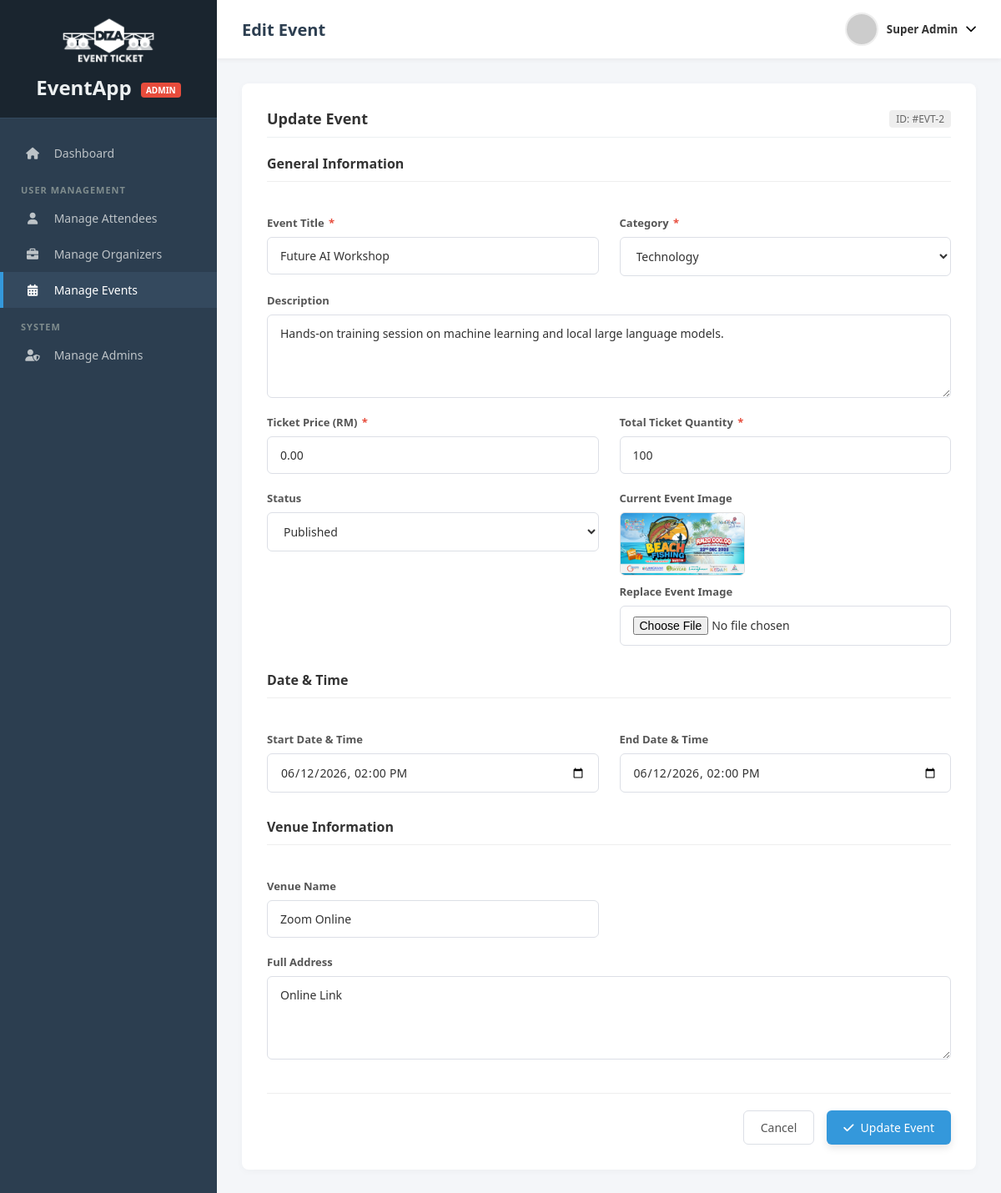
The app's page /manage-events-edit.php?id=2 (signed in) with its own data.
### tables this page shows
CREATE TABLE events (
    id INT AUTO_INCREMENT PRIMARY KEY,
    organizer_id INT NOT NULL,
    title VARCHAR(200) NOT NULL,
    description TEXT,
    event_date DATETIME NOT NULL,
    venue_name VARCHAR(150) NOT NULL,
    venue_address TEXT NOT NULL,
    capacity INT NOT NULL,
    price DECIMAL(10, 2) NOT NULL DEFAULT 0.00,
    image_path VARCHAR(255) DEFAULT 'default_event.png',
    status ENUM('draft', 'published', 'cancelled', 'completed') DEFAULT 'draft',
    created_at TIMESTAMP DEFAULT CURRENT_TIMESTAMP,
    FOREIGN KEY (organizer_id) REFERENCES users(id) ON DELETE CASCADE
);

### manage-events-edit.php (the view, shortened to what this page needs)
<?php
require_once("connection.php");
$currentUser = $_SESSION['user'];
$eventId = (int)$_GET['id'];
$query = "SELECT * FROM events WHERE id = ? LIMIT 1";
$stmt = mysqli_prepare($conn, $query);
mysqli_stmt_bind_param($stmt, "i", $eventId);
mysqli_stmt_execute($stmt);
$event = mysqli_fetch_assoc(mysqli_stmt_get_result($stmt));
$eventDateVal = date('Y-m-d\TH:i', strtotime($event['event_date']));
?>
<!DOCTYPE html>
<html lang="en">
<head>
    <link rel="stylesheet" href="https://cdnjs.cloudflare.com/ajax/libs/font-awesome/6.0.0/css/all.min.css">
    <link rel="stylesheet" href="css/styledashboard.css?v=2">
</head>
<body class="admin-theme">
    <div class="dashboard-container">
        <aside class="sidebar">
            <div class="brand">
                <img src="images/DIZAET_LogoWhite.png" alt="DIZAET Logo" class="brand-logo">
                <h2>EventApp <span class="badge">ADMIN</span></h2>
            </div>
            <ul class="nav-links">
                <li><a href="admin-dashboard.php"><i class="fas fa-home"></i> Dashboard</a></li>
                <li class="menu-header">User Management</li>
                <li><a href="manage-attendees.php"><i class="fas fa-user"></i> Manage Attendees</a></li>
                <li><a href="manage-organizers.php"><i class="fas fa-briefcase"></i> Manage Organizers</a></li>
                <li class="active"><a href="manage-events.php"><i class="fas fa-calendar-alt"></i> Manage Events</a></li>
                <li class="menu-header">System</li>
                <li><a href="manage-admins.php"><i class="fas fa-user-shield"></i> Manage Admins</a></li>
            </ul>
        </aside>
        <main class="main-content">
            <header class="top-bar">
                <div class="page-title"><h1>Edit Event</h1></div>
                <div class="user-menu">
                    <button class="user-btn" onclick="toggleDropdown()">
                        <img src="https://ui-avatars.com/api?name=<?php echo urlencode($currentUser['first_name'] . '+' . $currentUser['last_name']); ?>" alt="Admin" class="avatar">
                        <span class="username"><?php echo htmlspecialchars($currentUser['first_name'] . ' ' . $currentUser['last_name']); ?></span>
                        <i class="fas fa-chevron-down"></i>
                    </button>
                </div>
            </header>
            <div class="content-padding">
                <div class="card card-padded">
                    <div class="card-header">
                        <h3>Update Event</h3>
                        <span class="optional-tag">ID: #EVT-<?php echo $event['id']; ?></span>
                    </div>
                    <form action="manage-events-edit.php?id=<?php echo $eventId; ?>" method="POST" enctype="multipart/form-data" class="admin-form">
                        <div class="form-section-title">General Information</div>
                        <div class="form-row">
                            <div class="form-group">
                                <label>Event Title <span>*</span></label>
                                <input type="text" name="title" value="<?php echo htmlspecialchars($event['title']); ?>" class="form-input" required>
                            </div>
                            <div class="form-group">
                                <label>Category <span>*</span></label>
                                <select name="category" class="form-select">
                                    <option value="Technology">Technology</option>
                                </select>
                            </div>
                        </div>
                        <div class="form-group">
                            <label>Description</label>
                            <textarea name="description" class="form-textarea"><?php echo htmlspecialchars($event['description']); ?></textarea>
                        </div>
                        <div class="form-row">
                            <div class="form-group">
                                <label>Ticket Price (RM) <span>*</span></label>
                                <input type="number" name="price" value="<?php echo htmlspecialchars($event['price']); ?>" class="form-input" step="0.01" required>
                            </div>
                            <div class="form-group">
                                <label>Total Ticket Quantity <span>*</span></label>
                                <input type="number" name="capacity" value="<?php echo htmlspecialchars($event['capacity']); ?>" class="form-input" required>
                            </div>
                        </div>
                        <div class="form-row">
                            <div class="form-group">
                                <label>Status</label>
                                <select name="status" class="form-select">
                                    <option value="published" <?php echo $event['status'] === 'published' ? 'selected' : ''; ?>>Published</option>
                                </select>
                            </div>
                            <div class="form-group">
                                <label>Current Event Image</label>
                                <div style="margin-bottom: 10px;">
                                    <?php if (!empty($event['image_path'])): ?>
                                        <img src="images/<?php echo htmlspecialchars($event['image_path']); ?>" alt="Current Image" style="max-width: 150px; height: auto; border-radius: 6px; border: 1px solid #ddd; display: block;">
                                    <?php else: ?>
                                        <span style="color: #999;">No image uploaded</span>
                                    <?php endif; ?>
                                </div>
                                <label>Replace Event Image</label>
                                <input type="file" name="eventImage" class="form-input" accept="image/*">
                            </div>
                        </div>
                        <div class="form-section-title">Date & Time</div>
                        <div class="form-row">
                            <div class="form-group">
                                <label>Start Date & Time</label>
                                <input type="datetime-local" name="eventDate" value="<?php echo $eventDateVal; ?>" class="form-input" required>
                            </div>
                            <div class="form-group">
                                <label>End Date & Time</label>
                                <input type="datetime-local" name="endDate" value="<?php echo $eventDateVal; ?>" class="form-input">
                            </div>
                        </div>
                        <div class="form-section-title">Venue Information</div>
                        <div class="form-row">
                            <div class="form-group">
                                <label>Venue Name</label>
                                <input type="text" name="venueName" value="<?php echo htmlspecialchars($event['venue_name']); ?>" class="form-input" required>
                            </div>
                        </div>
                        <div class="form-group">
                            <label>Full Address</label>
                            <textarea name="venueAddress" class="form-textarea" required><?php echo htmlspecialchars($event['venue_address']); ?></textarea>
                        </div>
                        <div class="form-actions">
                            <a href="manage-events.php" class="btn-cancel">Cancel</a>
                            <button type="submit" class="btn-primary"><i class="fas fa-check"></i> Update Event</button>
                        </div>
                    </form>
                </div>
            </div>
        </main>
    </div>
</body>
</html>

### css/styledashboard.css (style rules this page uses)
* { margin: 0; padding: 0; box-sizing: border-box; font-family: 'Segoe UI', Tahoma, Geneva, Verdana, sans-serif; }
body { background-color: #f4f6f9; color: #333; }
a { text-decoration: none; color: inherit; }
ul { list-style: none; }
.dashboard-container { display: flex; min-height: 100vh; }
.sidebar { width: 260px; display: flex; flex-direction: column; position: fixed; height: 100%; left: 0; top: 0; color: #ecf0f1; transition: background 0.3s; }
.brand { padding: 20px; text-align: center; }
.brand-logo { width: 120px; height: auto; margin-bottom: 10px; display: block; margin-left: auto; margin-right: auto; }
.brand .badge { font-size: 10px; padding: 2px 6px; border-radius: 4px; vertical-align: middle; margin-left: 5px; font-weight: bold; }
.nav-links { margin-top: 20px; }
.menu-header { padding: 15px 25px 5px 25px; font-size: 11px; text-transform: uppercase; font-weight: bold; letter-spacing: 1px; }
.nav-links li a { display: block; padding: 12px 25px; transition: 0.3s; border-left: 4px solid transparent; font-size: 14px; }
.nav-links i { margin-right: 12px; width: 20px; text-align: center; }
.main-content { flex: 1; margin-left: 260px; display: flex; flex-direction: column; }
body.admin-theme .sidebar { background-color: #2c3e50; }
body.admin-theme .brand { background-color: #1a252f; border-bottom: 1px solid #34495e; }
body.admin-theme .brand .badge { background-color: #e74c3c; color: #fff; }
body.admin-theme .menu-header { color: #7f8c8d; }
body.admin-theme .nav-links li a { color: #bdc3c7; }
body.admin-theme .nav-links li a:hover, body.admin-theme .nav-links li.active a { background-color: #34495e; color: white; border-left: 4px solid #3498db; }
body.admin-theme .page-title h1 { color: #2c3e50; }
body.admin-theme .btn-primary, body.admin-theme .btn-create { background-color: #3498db; color: white; }
.top-bar { background-color: white; height: 70px; display: flex; justify-content: space-between; align-items: center; padding: 0 30px; box-shadow: 0 2px 5px rgba(0,0,0,0.05); }
.page-title h1 { font-size: 20px; font-weight: 600; }
.user-menu { position: relative; }
.user-btn { background: none; border: none; display: flex; align-items: center; cursor: pointer; gap: 10px; }
.avatar { width: 40px; height: 40px; border-radius: 50%; object-fit: cover; border: 2px solid #eee; }
.username { font-weight: 600; color: #333; }
.content-padding { padding: 30px; }
.card { background: white; border-radius: 8px; box-shadow: 0 2px 10px rgba(0,0,0,0.03); overflow: hidden; margin-bottom: 25px; }
.card.card-padded { padding: 30px; }
.btn-primary, .btn-create, .btn-submit, .btn-save { border: none; padding: 10px 20px; border-radius: 6px; cursor: pointer; font-size: 14px; transition: 0.2s; display: inline-flex; align-items: center; gap: 8px; box-shadow: 0 4px 10px rgba(0,0,0,0.1); }
.btn-cancel, .btn-outline { background-color: white; color: #555; border: 1px solid #dcdfe6; padding: 10px 20px; border-radius: 6px; cursor: pointer; font-size: 14px; transition: 0.2s; }
.card-header { margin-bottom: 20px; border-bottom: 1px solid #ecf0f1; padding-bottom: 10px; display: flex; justify-content: space-between; align-items: center; }
.card-header h3 { font-size: 18px; color: inherit; }
.optional-tag { font-size: 12px; background: #eee; padding: 2px 8px; border-radius: 4px; color: #666; }
.org-form, .admin-form { display: flex; flex-direction: column; gap: 20px; }
.form-row { display: grid; grid-template-columns: 1fr 1fr; gap: 25px; margin-bottom: 0px; }
.form-group { margin-bottom: 0px; display: flex; flex-direction: column; }
.form-label, .form-group label { display: block; font-size: 13px; font-weight: 600; color: #555; margin-bottom: 8px; }
.form-label span, label span { color: #e74c3c; margin-left: 2px; }
.form-input, .form-select, .form-textarea { width: 100%; padding: 12px 15px; border: 1px solid #dcdfe6; border-radius: 6px; font-size: 14px; color: #333; outline: none; transition: 0.3s; background-color: white; }
.form-textarea { resize: vertical; min-height: 100px; }
.form-section-title { font-size: 16px; font-weight: 600; color: inherit; margin-bottom: 20px; border-bottom: 1px solid #eee; padding-bottom: 10px; margin-top: 10px; }
.form-section-title:first-child { margin-top: 0; }
.form-actions { display: flex; gap: 15px; margin-top: 20px; justify-content: flex-end; border-top: 1px solid #eee; padding-top: 20px; }

### records on screen
events: id "2", title "Future AI Workshop", description "Hands-on training session on machine learning and local large language models.", price "0.00", capacity "100", status "Published", image_path (picture), eventDate "06/12/2026 14:00", endDate "06/12/2026 14:00", venueName "Zoom Online", venueAddress "Online Link"

### other values on screen
$currentUser['first_name'] . ' ' . $currentUser['last_name'] "Super Admin"
